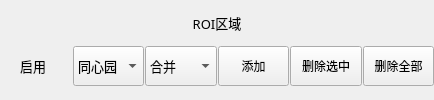
           <widget class="QWidget" name="groupC4_5" native="true">
            <property name="minimumSize">
             <size>
              <width>0</width>
              <height>60</height>
             </size>
            </property>
            <property name="font">
             <font>
              <family>微软雅黑</family>
              <pointsize>10</pointsize>
             </font>
            </property>
            <layout class="QGridLayout" name="gridLayout_6" rowstretch="0,1">
             <property name="leftMargin">
              <number>0</number>
             </property>
             <property name="topMargin">
              <number>0</number>
             </property>
             <property name="rightMargin">
              <number>0</number>
             </property>
             <property name="bottomMargin">
              <number>0</number>
             </property>
             <property name="spacing">
              <number>0</number>
             </property>
             <item row="0" column="0">
              <widget class="QLabel" name="label_3">
               <property name="sizePolicy">
                <sizepolicy hsizetype="Preferred" vsizetype="Fixed">
                 <horstretch>0</horstretch>
                 <verstretch>0</verstretch>
                </sizepolicy>
               </property>
               <property name="minimumSize">
                <size>
                 <width>0</width>
                 <height>20</height>
                </size>
               </property>
               <property name="text">
                <string>ROI区域</string>
               </property>
               <property name="alignment">
                <set>Qt::AlignCenter</set>
               </property>
              </widget>
             </item>
             <item row="1" column="0">
              <layout class="QHBoxLayout" name="horizontalLayout_4" stretch="1,1,1,1,1,1">
               <property name="spacing">
                <number>1</number>
               </property>
               <item>
                <widget class="QRadioButton" name="radioButton_ROI">
                 <property name="sizePolicy">
                  <sizepolicy hsizetype="Preferred" vsizetype="Fixed">
                   <horstretch>0</horstretch>
                   <verstretch>0</verstretch>
                  </sizepolicy>
                 </property>
                 <property name="minimumSize">
                  <size>
                   <width>30</width>
                   <height>40</height>
                  </size>
                 </property>
                 <property name="maximumSize">
                  <size>
                   <width>16777215</width>
                   <height>16777215</height>
                  </size>
                 </property>
                 <property name="styleSheet">
                  <string notr="true">background-color: transparent;</string>
                 </property>
                 <property name="text">
                  <string>启用</string>
                 </property>
                </widget>
               </item>
               <item>
                <widget class="QComboBox" name="comboROIShape">
                 <property name="sizePolicy">
                  <sizepolicy hsizetype="Preferred" vsizetype="Fixed">
                   <horstretch>0</horstretch>
                   <verstretch>0</verstretch>
                  </sizepolicy>
                 </property>
                 <property name="minimumSize">
                  <size>
                   <width>30</width>
                   <height>40</height>
                  </size>
                 </property>
                 <property name="font">
                  <font>
                   <family>微软雅黑</family>
                   <pointsize>10</pointsize>
                  </font>
                 </property>
                 <property name="focusPolicy">
                  <enum>Qt::NoFocus</enum>
                 </property>
                 <property name="currentIndex">
                  <number>1</number>
                 </property>
                 <item>
                  <property name="text">
                   <string>园</string>
                  </property>
                 </item>
                 <item>
                  <property name="text">
                   <string>同心园</string>
                  </property>
                 </item>
                 <item>
                  <property name="text">
                   <string>矩形</string>
                  </property>
                 </item>
                 <item>
                  <property name="text">
                   <string>旋转矩形</string>
                  </property>
                 </item>
                </widget>
               </item>
               <item>
                <widget class="QComboBox" name="comboxROIType">
                 <property name="minimumSize">
                  <size>
                   <width>30</width>
                   <height>40</height>
                  </size>
                 </property>
                 <property name="font">
                  <font>
                   <family>微软雅黑</family>
                   <pointsize>10</pointsize>
                  </font>
                 </property>
                 <property name="currentIndex">
                  <number>0</number>
                 </property>
                 <item>
                  <property name="text">
                   <string>合并</string>
                  </property>
                 </item>
                 <item>
                  <property name="text">
                   <string>差集</string>
                  </property>
                 </item>
                </widget>
               </item>
               <item>
                <widget class="QPushButton" name="btnAddROI">
                 <property name="sizePolicy">
                  <sizepolicy hsizetype="Preferred" vsizetype="Fixed">
                   <horstretch>0</horstretch>
                   <verstretch>0</verstretch>
                  </sizepolicy>
                 </property>
                 <property name="minimumSize">
                  <size>
                   <width>30</width>
                   <height>40</height>
                  </size>
                 </property>
                 <property name="font">
                  <font>
                   <family>微软雅黑</family>
                   <pointsize>9</pointsize>
                  </font>
                 </property>
                 <property name="focusPolicy">
                  <enum>Qt::NoFocus</enum>
                 </property>
                 <property name="text">
                  <string>添加</string>
                 </property>
                </widget>
               </item>
               <item>
                <widget class="QPushButton" name="btnDeleteROISelect">
                 <property name="sizePolicy">
                  <sizepolicy hsizetype="Preferred" vsizetype="Fixed">
                   <horstretch>0</horstretch>
                   <verstretch>0</verstretch>
                  </sizepolicy>
                 </property>
                 <property name="minimumSize">
                  <size>
                   <width>30</width>
                   <height>40</height>
                  </size>
                 </property>
                 <property name="font">
                  <font>
                   <family>微软雅黑</family>
                   <pointsize>9</pointsize>
                  </font>
                 </property>
                 <property name="focusPolicy">
                  <enum>Qt::NoFocus</enum>
                 </property>
                 <property name="text">
                  <string>删除选中</string>
                 </property>
                </widget>
               </item>
               <item>
                <widget class="QPushButton" name="btnDeleteROIAll">
                 <property name="sizePolicy">
                  <sizepolicy hsizetype="Preferred" vsizetype="Fixed">
                   <horstretch>0</horstretch>
                   <verstretch>0</verstretch>
                  </sizepolicy>
                 </property>
                 <property name="minimumSize">
                  <size>
                   <width>30</width>
                   <height>40</height>
                  </size>
                 </property>
                 <property name="font">
                  <font>
                   <family>微软雅黑</family>
                   <pointsize>9</pointsize>
                  </font>
                 </property>
                 <property name="focusPolicy">
                  <enum>Qt::NoFocus</enum>
                 </property>
                 <property name="text">
                  <string>删除全部</string>
                 </property>
                </widget>
               </item>
              </layout>
             </item>
            </layout>
           </widget>
